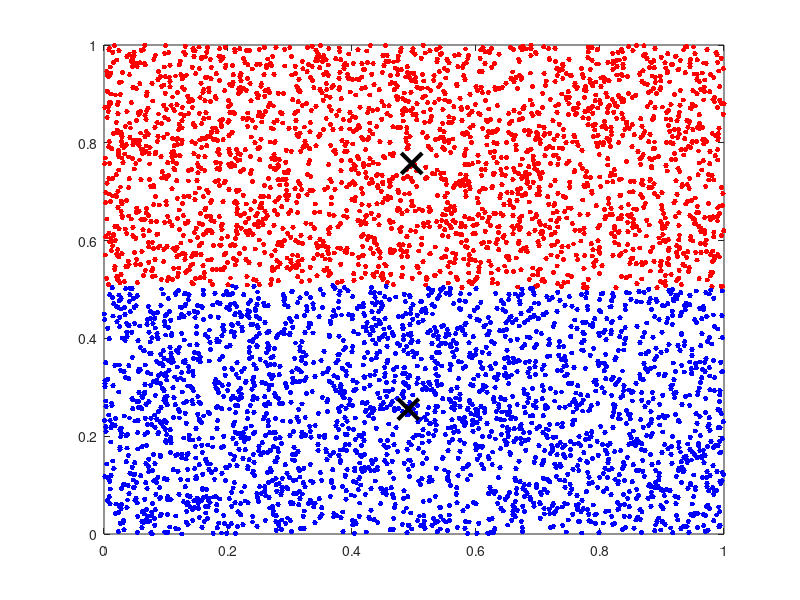

MATLAB code to generate this figure: (Note: this script raises an error after producing the figure.)
numData = 5000 ;
dimension = 2 ;
X = rand(numData,dimension) ;
numClusters = 2 ;
opts = statset('Display','final');
[idx,C] = kmeans(X,2,'Distance','cityblock',...
    'Replicates',5,'Options',opts);

figure;
plot(X(idx==1,1),X(idx==1,2),'r.','MarkerSize',12)
hold on
plot(X(idx==2,1),X(idx==2,2),'b.','MarkerSize',12)
plot(C(:,1),C(:,2),'kx',...
     'MarkerSize',15,'LineWidth',3) 
legend('Cluster 1','Cluster 2','Centroids',...
       'Location','NW')
title 'Cluster Assignments and Centroids'
hold off